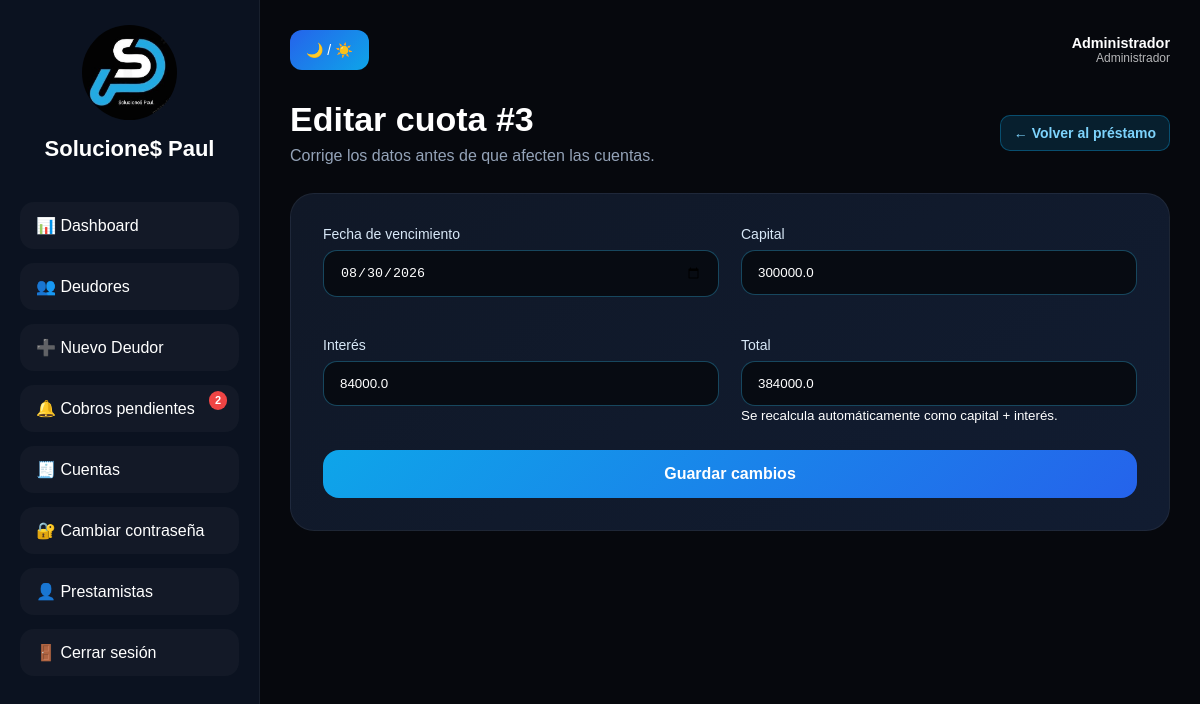
/cuota/editar/3 (signed in), run on the app's committed database.
### models.py (models this page shows)
class Usuario(db.Model, UserMixin):
    __tablename__ = "usuarios"
    id = db.Column(db.Integer, primary_key=True)
    nombre = db.Column(db.String(100), nullable=False)
    usuario = db.Column(db.String(80), unique=True, nullable=False)
    password_hash = db.Column(db.String(255), nullable=False)
    rol = db.Column(db.String(20), nullable=False, default="prestamista")
    activo = db.Column(db.Boolean, nullable=False, default=True)
    creado_en = db.Column(db.DateTime, default=datetime.utcnow)
    deudores = db.relationship("Deudor", backref="propietario", lazy=True)
    cuentas = db.relationship("CuentaContable", backref="propietario", lazy=True)
    @property
    def es_admin(self):
        return self.rol == "admin"
    @property
    def is_active(self):
        return self.activo

class Cuota(db.Model):
    __tablename__ = "cuotas"
    id = db.Column(db.Integer, primary_key=True)
    prestamo_id = db.Column(db.Integer, db.ForeignKey("prestamos.id"), nullable=False)
    numero = db.Column(db.Integer, nullable=False)
    fecha_vencimiento = db.Column(db.Date, nullable=False)
    capital = db.Column(db.Float, nullable=False)
    interes = db.Column(db.Float, nullable=False)
    total = db.Column(db.Float, nullable=False)
    pagado_capital = db.Column(db.Float, default=0)
    pagado_interes = db.Column(db.Float, default=0)
    estado = db.Column(db.String(30), default="pendiente")
    creado_en = db.Column(db.DateTime, default=datetime.utcnow)
    pagos = db.relationship(
        "Pago",
        backref="cuota",
        lazy=True
    )

### app.py (the view, shortened to what this page needs)
@app.route("/cuota/editar/<int:cuota_id>", methods=["GET", "POST"])
@login_required
def editar_cuota(cuota_id):
    cuota = cuota_visible_o_404(cuota_id)
    pagos_existentes = Pago.query.filter_by(cuota_id=cuota.id).count()
    if pagos_existentes > 0:
        flash("No se puede editar esta cuota porque ya tiene pagos registrados.", "error")
        return redirect(url_for("detalle_prestamo", prestamo_id=cuota.prestamo_id))
    return render_template("editar_cuota.html", cuota=cuota)

### app.py (called while the page is built)
def csrf_token():
    if "_csrf_token" not in session:
        session["_csrf_token"] = secrets.token_urlsafe(32)
    return session["_csrf_token"]

@app.before_request
def validar_csrf():
    if app.config.get("TESTING"):
        return
    if request.method in ("POST", "PUT", "PATCH", "DELETE"):
        esperado = session.get("_csrf_token", "")
        recibido = request.form.get("csrf_token", "") or request.headers.get("X-CSRF-Token", "")
        if not esperado or not hmac.compare_digest(esperado, recibido):
            abort(400, description="La sesión del formulario venció. Recarga la página e inténtalo nuevamente.")

@app.after_request
def agregar_cabeceras_seguridad(response):
    response.headers["X-Content-Type-Options"] = "nosniff"
    response.headers["X-Frame-Options"] = "DENY"
    response.headers["Referrer-Policy"] = "strict-origin-when-cross-origin"
    response.headers["Permissions-Policy"] = "camera=(), microphone=(), geolocation=()"
    if app.config["SESSION_COOKIE_SECURE"]:
        response.headers["Strict-Transport-Security"] = "max-age=31536000; includeSubDomains"
    return response

@login_manager.user_loader
def load_user(user_id):
    return Usuario.query.get(int(user_id))

def cuota_visible_o_404(cuota_id):
    query = Cuota.query.join(Prestamo).join(Deudor).filter(Cuota.id == cuota_id)
    if not current_user.es_admin:
        query = query.filter(Deudor.usuario_id == current_user.id)
    return query.first_or_404()

def obtener_cuotas_urgentes():
    hoy = date.today()
    manana = hoy + timedelta(days=1)
    query = Cuota.query.join(Prestamo).join(Deudor)
    if not current_user.es_admin:
        query = query.filter(Deudor.usuario_id == current_user.id)
    cuotas_urgentes = query.filter(
        Cuota.estado.notin_(["pagada"]),
        (
            (Cuota.fecha_vencimiento == manana) |
            (Cuota.fecha_vencimiento == hoy) |
            (Cuota.fecha_vencimiento < hoy)
        )
    ).all()
    return hoy, manana, cuotas_urgentes

@app.context_processor
def inject_notificaciones_count():
    if current_user.is_authenticated:
        _, _, cuotas_urgentes = obtener_cuotas_urgentes()
        return {"notificaciones_count": len(cuotas_urgentes)}
    return {"notificaciones_count": 0}

@app.before_request
def preparar_base_de_datos():
    global _esquema_preparado
    if not _esquema_preparado:
        asegurar_esquema()
        crear_admin()
        asignar_datos_existentes_al_admin()
        _esquema_preparado = True

### templates/editar_cuota.html (shortened to what this page needs)
{% extends "base.html" %}
{% block content %}
<section class="page-section">
    <div class="page-header">
        <div>
            <h1>Editar cuota #{{ cuota.numero }}</h1>
            <p>Corrige los datos antes de que afecten las cuentas.</p>
        </div>
        <a href="{{ url_for('detalle_prestamo', prestamo_id=cuota.prestamo.id) }}" class="btn-small">
            ← Volver al préstamo
        </a>
    </div>
    <div class="form-card">
        <form method="POST">
            <div class="form-grid">
                <div class="form-group">
                    <label>Fecha de vencimiento</label>
                    <input type="date" name="fecha_vencimiento" value="{{ cuota.fecha_vencimiento.isoformat() }}" required>
                </div>
                <div class="form-group">
                    <label>Capital</label>
                    <input type="number" step="0.01" name="capital" value="{{ cuota.capital }}" required>
                </div>
                <div class="form-group">
                    <label>Interés</label>
                    <input type="number" step="0.01" name="interes" value="{{ cuota.interes }}" required>
                </div>
                <div class="form-group">
                    <label>Total</label>
                    <input type="number" step="0.01" name="total" value="{{ cuota.capital + cuota.interes }}" readonly>
                    <small>Se recalcula automáticamente como capital + interés.</small>
                </div>
            </div>
            <button type="submit" class="btn-primary">
                Guardar cambios
            </button>
        </form>
    </div>
</section>
{% endblock %}

### templates/base.html (shortened to what this page needs)
<!DOCTYPE html>
<html lang="es">
<head>
    <link rel="stylesheet" href="{{ url_for('static', filename='css/estilos.css') }}">
</head>
<body class="dark-mode">
    <div class="app-container">
        <aside class="sidebar">
            <div class="logo-area">
                <img src="{{ url_for('static', filename='img/logo.jpeg') }}" alt="Logo">
                <h2>Solucione$ Paul</h2>
            </div>
            <nav class="menu">
                <a href="{{ url_for('dashboard') }}" data-label="Dashboard">
                    📊 Dashboard
                </a>
                <a href="{{ url_for('deudores') }}" data-label="Deudores">
                    👥 Deudores
                </a>
                <a href="{{ url_for('nuevo_deudor') }}" data-label="Nuevo Deudor">
                    ➕ Nuevo Deudor
                </a>
                <a href="{{ url_for('notificaciones') }}" data-label="Notificaciones" class="nav-notif">
                    🔔 Cobros pendientes
                    {% if notificaciones_count > 0 %}
                        <span class="notif-badge">{{ notificaciones_count }}</span>
                    {% endif %}
                </a>
                <a href="{{ url_for('cuentas') }}" data-label="Cuentas">
                    🧾 Cuentas
                </a>
                <a href="{{ url_for('seguridad_perfil') }}" data-label="Seguridad">
                    🔐 Cambiar contraseña
                </a>
                {% if current_user.es_admin %}
                <a href="{{ url_for('prestamistas') }}" data-label="Prestamistas">
                    👤 Prestamistas
                </a>
                {% endif %}
                <form method="POST" action="{{ url_for('logout') }}" class="logout-form">
                    <button type="submit" data-label="Cerrar sesión">🚪 Cerrar sesión</button>
                </form>
            </nav>
        </aside>
        <main class="main-content">
            <header class="topbar">
                <button id="theme-toggle">
                    🌙 / ☀️
                </button>
                <div class="session-user">
                    <strong>{{ current_user.nombre }}</strong>
                    <span>{{ "Administrador" if current_user.es_admin else "Prestamista" }}</span>
                </div>
            </header>
            {% block content %}
            {% endblock %}
        </main>
    </div>
</body>
</html>

### static/css/estilos.css (style rules this page uses)
* { margin: 0; padding: 0; box-sizing: border-box; }
body { font-family: Arial, Helvetica, sans-serif; }
.session-user { margin-left: auto; display: flex; flex-direction: column; text-align: right; font-size: .9rem; }
.session-user span { opacity: .7; font-size: .75rem; }
.logout-form { margin: 0; }
.menu .logout-form button { width: 100%; border: 0; cursor: pointer; text-align: left; font: inherit; }
.dark-mode { background: #06080d; color: #ffffff; }
.form-group { text-align: left; margin-bottom: 18px; }
.form-group label { display: block; margin-bottom: 8px; color: #d8e8f7; font-size: 14px; }
.form-group input, .form-group textarea, .form-group select { width: 100%; padding: 14px 16px; border-radius: 14px; border: 1px solid rgba(52, 183, 235, 0.35); background: #070b12; color: #fff; outline: none; }
.btn-primary { width: 100%; border: none; padding: 15px 18px; border-radius: 16px; background: linear-gradient(135deg, #0ea5e9, #2563eb); color: white; font-weight: 700; cursor: pointer; font-size: 16px; margin-top: 8px; }
.app-container { display: flex; min-height: 100vh; }
.sidebar { width: 260px; background: #0b1220; border-right: 1px solid rgba(255,255,255,0.06); padding: 25px 20px; flex-shrink: 0; transition: width 0.3s ease; }
.logo-area { text-align: center; margin-bottom: 40px; }
.logo-area img { width: 95px; height: 95px; border-radius: 50%; object-fit: cover; margin-bottom: 12px; transition: width 0.3s, height 0.3s; }
.logo-area h2 { font-size: 22px; transition: opacity 0.2s; }
.menu { display: flex; flex-direction: column; gap: 14px; }
.menu a, .menu .logout-form button { text-decoration: none; color: white; padding: 14px 16px; border-radius: 14px; transition: background 0.3s ease; background: rgba(255,255,255,0.03); display: flex; align-items: center; gap: 10px; white-space: nowrap; overflow: hidden; }
.main-content { flex: 1; padding: 30px; min-width: 0; }
.topbar { display: flex; justify-content: flex-end; align-items: center; gap: 12px; margin-bottom: 30px; }
#theme-toggle { border: none; padding: 12px 16px; border-radius: 12px; cursor: pointer; background: linear-gradient(135deg, #2563eb, #0ea5e9); color: white; font-size: 14px; }
.page-section { width: 100%; }
.page-header { display: flex; justify-content: space-between; align-items: center; gap: 18px; margin-bottom: 28px; }
.page-header h1 { font-size: 34px; margin-bottom: 8px; }
.page-header p { color: #94a3b8; }
.btn-small { display: inline-block; text-decoration: none; padding: 9px 13px; border-radius: 10px; background: rgba(14, 165, 233, 0.15); border: 1px solid rgba(14, 165, 233, 0.35); color: #7dd3fc; font-weight: 600; font-size: 14px; }
.form-card { background: linear-gradient(145deg, #101827, #111c31); border-radius: 24px; padding: 32px; border: 1px solid rgba(255,255,255,0.06); max-width: 940px; margin-top: 20px; }
.form-grid { display: grid; grid-template-columns: repeat(2, minmax(0, 1fr)); gap: 22px; }
.nav-notif { position: relative; }
.notif-badge { position: absolute; top: 6px; right: 12px; background: #ef4444; color: #fff; font-size: 11px; font-weight: 700; border-radius: 999px; padding: 1px 6px; line-height: 1.5; }

### data on the page
Usuario: nombre "Administrador", rol "Administrador"
Cuota: numero "3", fecha_vencimiento "08/30/2026", capital "300000.0", interes "84000.0", total "384000.0"

### other printed values
{{ notificaciones_count }} "2"
